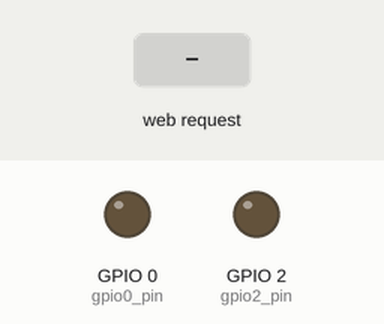
A sketch run on a simulated ESP8266 (NodeMCU). Parts: output pins drawn as LEDs (lit = HIGH). The test bench sets the inputs (shaded band). WiFi joins after 1.5 s; servers stay silent unless stated; what the sketch prints to the serial monitor is not drawn.

Above: at 3.7 s.
3.8 s: HTTP request GET /socket1Off received
At 4.7 s:
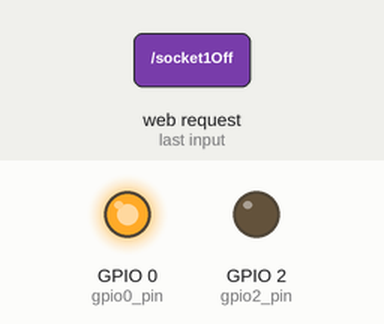
5.3 s: HTTP request GET /socket2Off received
At 5.9 s:
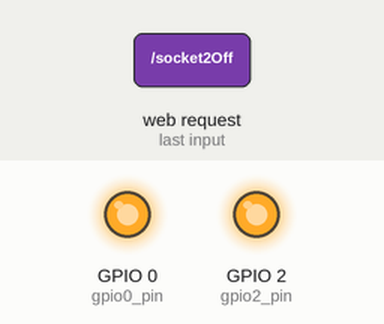
6.8 s: HTTP request GET /socket1On received
At 8.0 s:
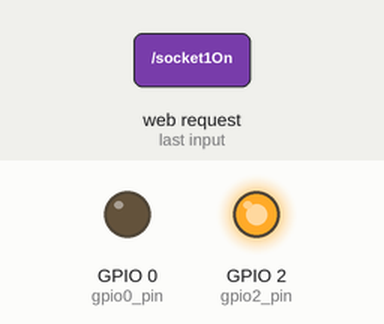
8.3 s: HTTP request GET /socket2On received
At 9.3 s:
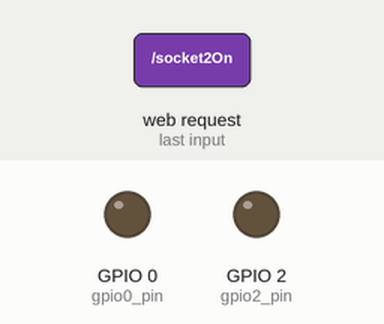
Timing chart, 0 to 10.8 s (numbered marks = the images above; inputs shaded):
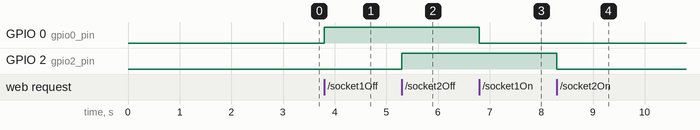

The sketch:

WebServer_con_2_salidas_credenciales_fijas.ino
```cpp
#include <ESP8266WiFi.h>
#include <WiFiClient.h>
#include <ESP8266WebServer.h>
#include <ESP8266mDNS.h>

MDNSResponder mdns;

// Replace with your network credentials
const char* ssid = "Nito";
const char* password = "doremifa";

ESP8266WebServer server(80);

String webPage = "";

int gpio0_pin = 0;
int gpio2_pin = 2;

void setup(void){
webPage += "<!DOCTYPE html>";
webPage += "<html lang='en'>";
webPage += "<head>";
webPage += "  <title>REEF Controller</title>";
webPage += "  <meta charset='utf-8'>";
webPage += "  <meta name='viewport' content='width=device-width, initial-scale=1'>";
webPage += "  <link href='https://maxcdn.bootstrapcdn.com/bootswatch/3.3.7/darkly/bootstrap.min.css' rel='stylesheet'>        ";
webPage += "  <script src='https://ajax.googleapis.com/ajax/libs/jquery/3.2.1/jquery.min.js'></script>";
webPage += "  <script src='https://maxcdn.bootstrapcdn.com/bootstrap/3.3.7/js/bootstrap.min.js'></script>";
webPage += "</head>";
webPage += "<body>";
webPage += "<div class= 'well' 'jumbotron'>";
webPage += "    <h1 class='text-center'>REEF Controller</h1>";
webPage += "    <h3 class ='text-left'>Salida 1</h3>   ";
webPage += "  <a href=\'socket1On\'><button type='button' class='btn btn-success btn-lg btn-block'>Encender</button></a> ";
webPage += "  <h6 class='text-center'></h6>";
webPage += "  <a href=\'socket1Off\'><button type='button' class='btn btn-danger btn-lg btn-block'>Apagar</button></a>   ";
webPage += "    <h3 class ='text-left'>Salida 2</h3> ";
webPage += "  <a href=\'socket2On\'><button type='button' class='btn btn-success btn-lg btn-block'>Encender</button></a>";
webPage += "  <h6 class='text-center'></h6>";
webPage += "  <a href=\'socket2Off\'><button type='button' class='btn btn-danger btn-lg btn-block'>Apagar</button></a>";
webPage += "    <h4 class='text-center'>www.reefacuario.com</h4>";
webPage += "</div>";
webPage += "</body>";
webPage += "</html>";

  // preparing GPIOs
  pinMode(gpio0_pin, OUTPUT);
  digitalWrite(gpio0_pin, LOW);
  pinMode(gpio2_pin, OUTPUT);
  digitalWrite(gpio2_pin, LOW);

  delay(1000);
  Serial.begin(115200);
  WiFi.begin(ssid, password);
  Serial.println("");

  // Wait for connection
  while (WiFi.status() != WL_CONNECTED) {
    delay(500);
    Serial.print(".");
  }
  Serial.println("");
  Serial.print("Connected to ");
  Serial.println(ssid);
  Serial.print("IP address: ");
  Serial.println(WiFi.localIP());

  if (mdns.begin("esp8266", WiFi.localIP())) {
    Serial.println("MDNS responder started");
  }

  server.on("/", [](){
    server.send(200, "text/html", webPage);
  });
  server.on("/socket1On", [](){
    server.send(200, "text/html", webPage);
    digitalWrite(gpio0_pin, LOW);
    delay(1000);
  });
  server.on("/socket1Off", [](){
    server.send(200, "text/html", webPage);
    digitalWrite(gpio0_pin, HIGH);
    delay(1000);
  });
  server.on("/socket2On", [](){
    server.send(200, "text/html", webPage);
    digitalWrite(gpio2_pin, LOW);
    delay(1000);
  });
  server.on("/socket2Off", [](){
    server.send(200, "text/html", webPage);
    digitalWrite(gpio2_pin, HIGH);
    delay(1000);
  });
  server.begin();
  Serial.println("HTTP server started");
}

void loop(void){
  server.handleClient();
}
```

Measured:
- after the input at 3.8 s, GPIO 0 (gpio0_pin): LOW → HIGH at once
- after the input at 5.3 s, GPIO 2 (gpio2_pin): LOW → HIGH at once
- after the input at 6.8 s, GPIO 0 (gpio0_pin): HIGH → LOW at once
- after the input at 8.3 s, GPIO 2 (gpio2_pin): HIGH → LOW at once
